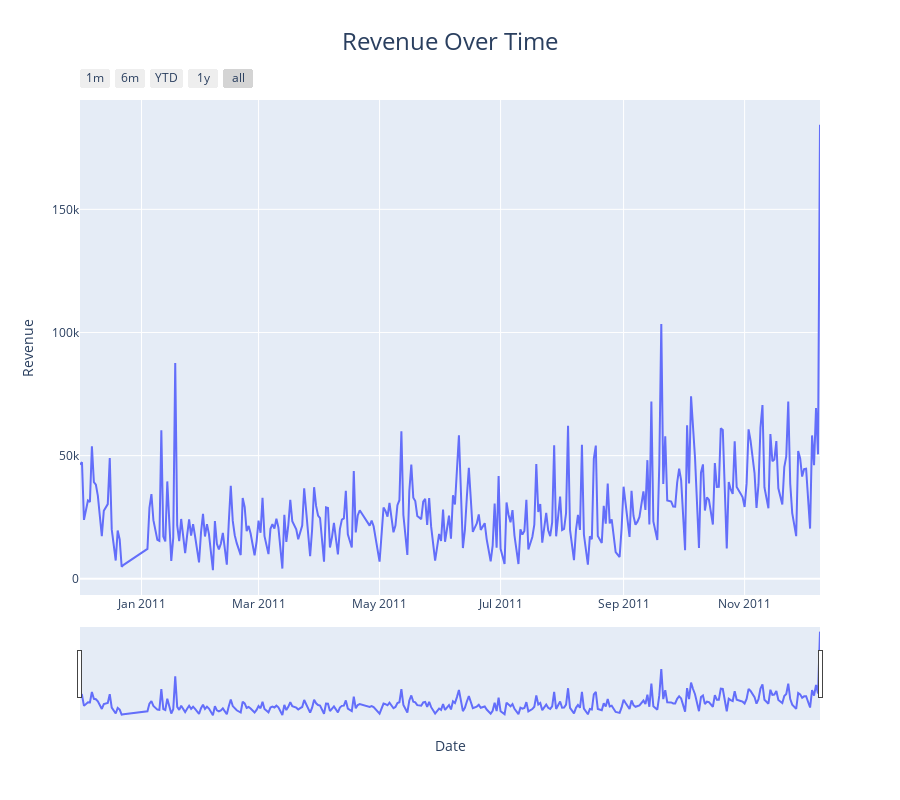

Notebook code cell kept with this figure:
### Code cell
# Create a line plot showcasing the revenue over time
revenue_over_time_fig = px.line(
    x=revenue_over_time.index,
    y=revenue_over_time.values.round(-1),
    labels = {'x': 'Date', 'y': 'Revenue'},
    title = 'Revenue Over Time',
    height = 800
)

# Add a range slider and selector
revenue_over_time_fig.update_xaxes(
    rangeselector=dict(
        buttons=list([
            dict(count = 1,
                 label = '1m',
                step = 'month',
                stepmode = 'backward'),
            dict(count = 6,
                label = '6m',
                step = 'month',
                stepmode = 'backward'),
            dict(count = 1,
                label = 'YTD',
                step = 'year',
                stepmode = 'todate'),
            dict(count = 1,
                label = '1y',
                step = 'year',
                stepmode = 'backward'),
            dict(step = 'all')
        ])
    ),
    rangeslider_visible=True
)

# Center title and increase font size
revenue_over_time_fig.update_layout(
    title_x = 0.5,
    title_xanchor = 'center',
    title_font = dict(
        size = 24
    )
)

# Display plot
revenue_over_time_fig.show()

### Figure 1 — Plotly figure (JSON) as saved in the notebook; plotly's stock layout.template omitted (floating-point values rounded to 4 significant figures; data arrays with more than 128 entries replaced by an {"elided": "..."} marker saying what was removed)
{"data": [{"hovertemplate": "Date=%{x}<br>Revenue=%{y}<extra></extra>", "legendgroup": "", "line": {"color": "#636efa", "dash": "solid"}, "marker": {"symbol": "circle"}, "mode": "lines", "name": "", "orientation": "v", "showlegend": false, "type": "scatter", "x": {"elided": "305 str values"}, "xaxis": "x", "y": {"elided": "305 float values"}, "yaxis": "y"}], "layout": {"height": 800, "legend": {"tracegroupgap": 0}, "title": {"font": {"size": 24}, "text": "Revenue Over Time", "x": 0.5, "xanchor": "center"}, "xaxis": {"anchor": "y", "domain": [0, 1], "rangeselector": {"buttons": [{"count": 1, "label": "1m", "step": "month", "stepmode": "backward"}, {"count": 6, "label": "6m", "step": "month", "stepmode": "backward"}, {"count": 1, "label": "YTD", "step": "year", "stepmode": "todate"}, {"count": 1, "label": "1y", "step": "year", "stepmode": "backward"}, {"step": "all"}]}, "rangeslider": {"visible": true}, "title": {"text": "Date"}}, "yaxis": {"anchor": "x", "domain": [0, 1], "title": {"text": "Revenue"}}}}
